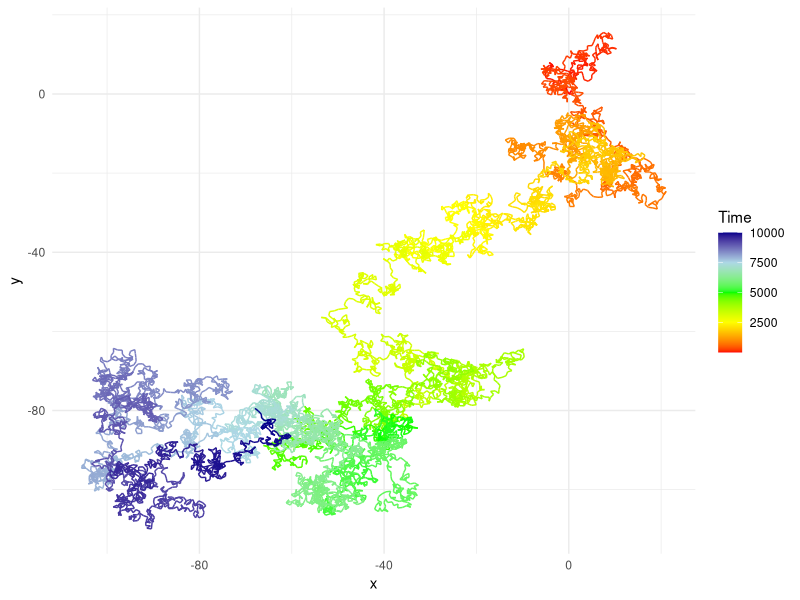

The R script that drew this image:
# AUTHOR: Shade Wilson
# EMAIL: shadew@uw.edu
# DESCRIPTION: The following function is a simulation of the random walk phenomena.
# It uses the runif() funtion to return a uniform random number from 0 to 1, which is then
# scaled up to between 0 and 2pi. The number is then used as an angle, and the coordinate
# changes are calculated using the sin and cos values. random_walk() has three optional
# arguments: time, gradient, and step_size. 

# The time argument specifies how many points you want
# to create, or more generally, how long you want the simulation to run. There's a 1:1 ratio of
# time to points created. 

# The gradient argument is used in graphing the path over time; it specifies what colors to 
# transtion from/to, with the first color in the vector as the first color, and the last as
# the last.

# Lastly, the step_size argument modifies how long each step is. This argument does not effect
# the overall appearance of the graph, only the scale.

library(tidyverse)

random_walk <- function(time = 10000, 
                        gradient = c("red","yellow","green", "lightblue","darkblue"),
                        step_size = 1) {
  # Arguments supplied must be the right type or else the function will fail in the beginning.
  # Time and step_size need to be a numeric, gradient must be a character vector.
  stopifnot(is.numeric(time), is.character(gradient), is.numeric(step_size))
  
  # Creating an index for each step, starting at 1.
  walk <- (1:time)
  
  x <- vector("integer", length = length(walk))
  y <- vector("integer", length = length(walk))
  
  # Preparing the walk datafram to track x and y positions, creating random numbers with runif(),
  # and calculating the changes in x and y (dx, dy) for each random number, modified by
  # the step size.
  walk <- cbind(walk, x, y) %>% 
    as.tibble() %>% 
    mutate(random = runif(time) * 2 * pi,
           dx = sin(random) * step_size,
           dy = cos(random) * step_size)
  
  # For each instance in time, the position of the object is calculated using the position
  # of the object one instance before and the change in position calculated earlier.
  for (i in seq_along(1:(time-1))) {
    walk$x[i + 1] <- walk$x[i] + walk$dx[i + 1]
    walk$y[i + 1] <- walk$y[i] + walk$dy[i + 1]
  }
  
  # Plotting each position in time using geom_path
  plot <- ggplot(walk, aes(x, y, color = walk)) +
    geom_path() + 
    labs(color = "Time") +
    scale_colour_gradientn(colors = gradient) +
    theme_minimal()
  
  print(plot)
}


random_walk()

  
